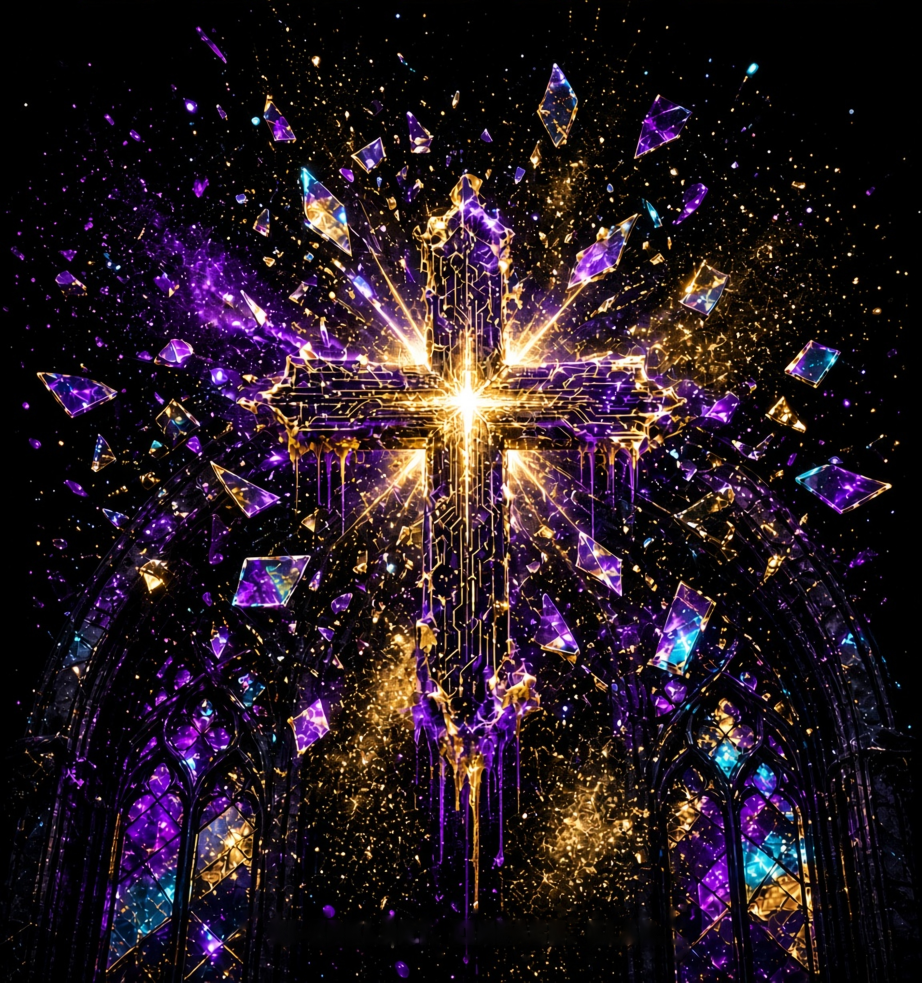
#> input picture werkzeuge/ebook/cover_vorlage/kunst-4x.jpg, 4608 x 4912 px (shown at 1/5 size)
$ python cover_bild.py
#> lines starting #> are read from the running program, lines starting #| are printed output that depends on the picture
"""Bereitet das Titelbild für alle Cover vor (E-Book und Druck).

Grundlage ist die Vorlage cover_vorlage/vorlage.jpg (1152 x 1728 Pixel).
1. Der Titel oben wird abgeschnitten (er wird auf dem Cover scharf neu gesetzt),
   der Slogan unten wird entfernt (er wird ebenfalls neu gesetzt).
2. Das Bild wird mit EDSR (KI-Hochskalierung, OpenCV) 4-fach vergrößert, damit es für den Druck mit 300 dpi reicht.
   Das Ergebnis wird als cover_vorlage/kunst-4x.jpg gespeichert und nur einmal berechnet.
3. Für jede Ausgabe wird die Farbe verändert: Violett und Blau werden in die Farbe des Bandes gedreht,
   Gold, Weiß und Schwarz bleiben. Ergebnis: cover_vorlage/.farbig/kunst-<ausgabe>.jpg

Aufruf:  python3 werkzeuge/ebook/cover_bild.py
Braucht: pip install opencv-contrib-python-headless numpy pillow
"""
import os, sys, urllib.request
import numpy as np
from PIL import Image

HIER = os.path.dirname(os.path.abspath(__file__))
ORDNER = os.path.join(HIER, "cover_vorlage")
VORLAGE = os.path.join(ORDNER, "vorlage.jpg")
BASIS = os.path.join(ORDNER, "kunst-4x.jpg")
FARBIG = os.path.join(ORDNER, ".farbig")
MODELL_URL = "https://raw.githubusercontent.com/Saafke/EDSR_Tensorflow/master/models/EDSR_x4.pb"

OBEN = 500  # erste Zeile unter dem Titel „DIE BIBEL“ in der Vorlage

# Zielfarbton (Grad) je Ausgabe. None = Originalfarben (Violett).
FARBTON = {
    "gesamt": 40,
    "band-1": None,
    "band-2": 150,
    "band-3": 218,
    "band-4": 352,
}


def basis_bauen():
    import cv2
    modell = os.path.join(ORDNER, ".EDSR_x4.pb")
    if not os.path.exists(modell):
        urllib.request.urlretrieve(MODELL_URL, modell)
    bild = cv2.imread(VORLAGE)
    # Slogan unten entfernen (helle Schrift auf dunklem Grund) und die Stelle auffüllen
    maske = np.zeros(bild.shape[:2], np.uint8)
    feld = bild[1635:1700, 300:860]
    maske[1635:1700, 300:860] = (feld.min(axis=2) > 120).astype(np.uint8) * 255
    maske = cv2.dilate(maske, np.ones((7, 7), np.uint8))
    bild = cv2.inpaint(bild, maske, 9, cv2.INPAINT_TELEA)
    bild = bild[OBEN:]
    sr = cv2.dnn_superres.DnnSuperResImpl_create()
    sr.readModel(modell)
    sr.setModel("edsr", 4)
    # in Kacheln mit Überlappung rechnen (spart Speicher)
    K, U = 160, 16
    h, w = bild.shape[:2]
    aus = np.zeros((h * 4, w * 4, 3), np.uint8)
    for y in range(0, h, K):
        for x in range(0, w, K):
            y0, x0 = max(0, y - U), max(0, x - U)
            y1, x1 = min(h, y + K + U), min(w, x + K + U)
            gross = sr.upsample(bild[y0:y1, x0:x1])
            ya, xa = (y - y0) * 4, (x - x0) * 4
            hh, ww = (min(h, y + K) - y) * 4, (min(w, x + K) - x) * 4
            aus[y * 4:y * 4 + hh, x * 4:x * 4 + ww] = gross[ya:ya + hh, xa:xa + ww]
        print(f"  {min(h, y + K)}/{h} Zeilen", flush=True)
    cv2.imwrite(BASIS, aus, [cv2.IMWRITE_JPEG_QUALITY, 93])


def faerben(ziel):
    """Dreht Violett/Blau/Türkis (Farbton 170–335°) zum Zielfarbton. Gold, Weiß und Schwarz bleiben."""
#> called with ziel = 40
    hsv = np.asarray(Image.open(BASIS).convert("HSV")).astype(np.float32)
    h = hsv[..., 0] * 360 / 255
    # Gewicht: 1 im Bereich 185–320°, weicher Übergang bis 160° und 340°
    gw = np.clip((h - 160) / 25, 0, 1) * np.clip((340 - h) / 20, 0, 1)
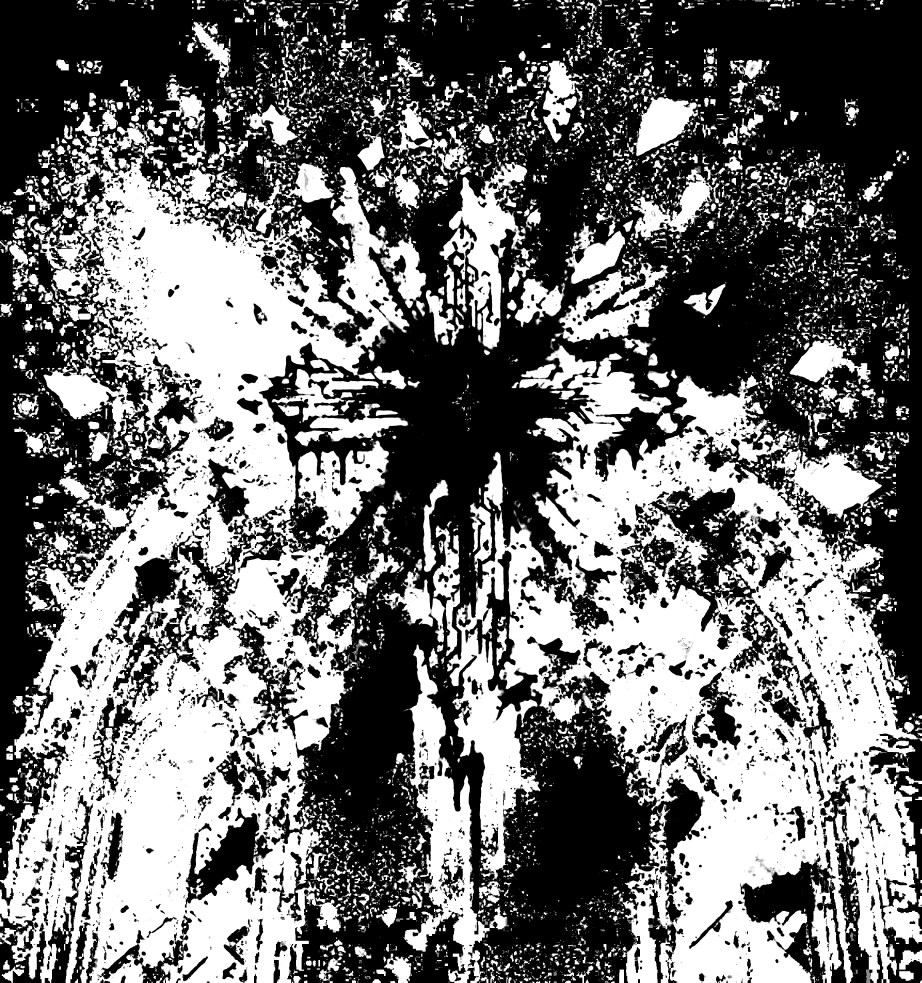
#> gw: shape (4912, 4608) float32 (shown at 1/5 size); min 0, max 1, mean 0.439
    quelle = 275.0  # Violett der Vorlage
    neu = (h + gw * (ziel - quelle)) % 360
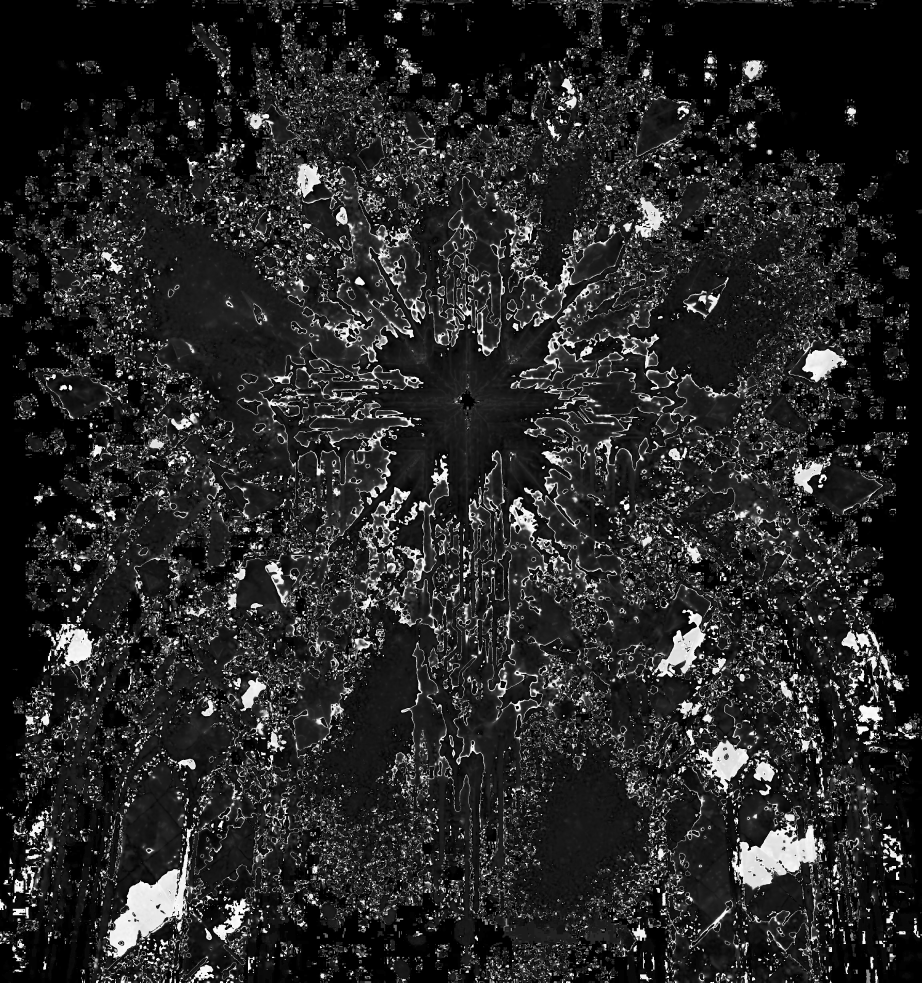
#> neu: shape (4912, 4608) float32 (shown at 1/5 size); min 0, max 359.4, mean 55.6; drawn with min black and max white
    hsv[..., 0] = neu * 255 / 360
    if ziel in (40,):  # Gold: etwas weniger Sättigung, damit es edel und nicht orange wirkt
        hsv[..., 1] *= 1 - 0.25 * gw
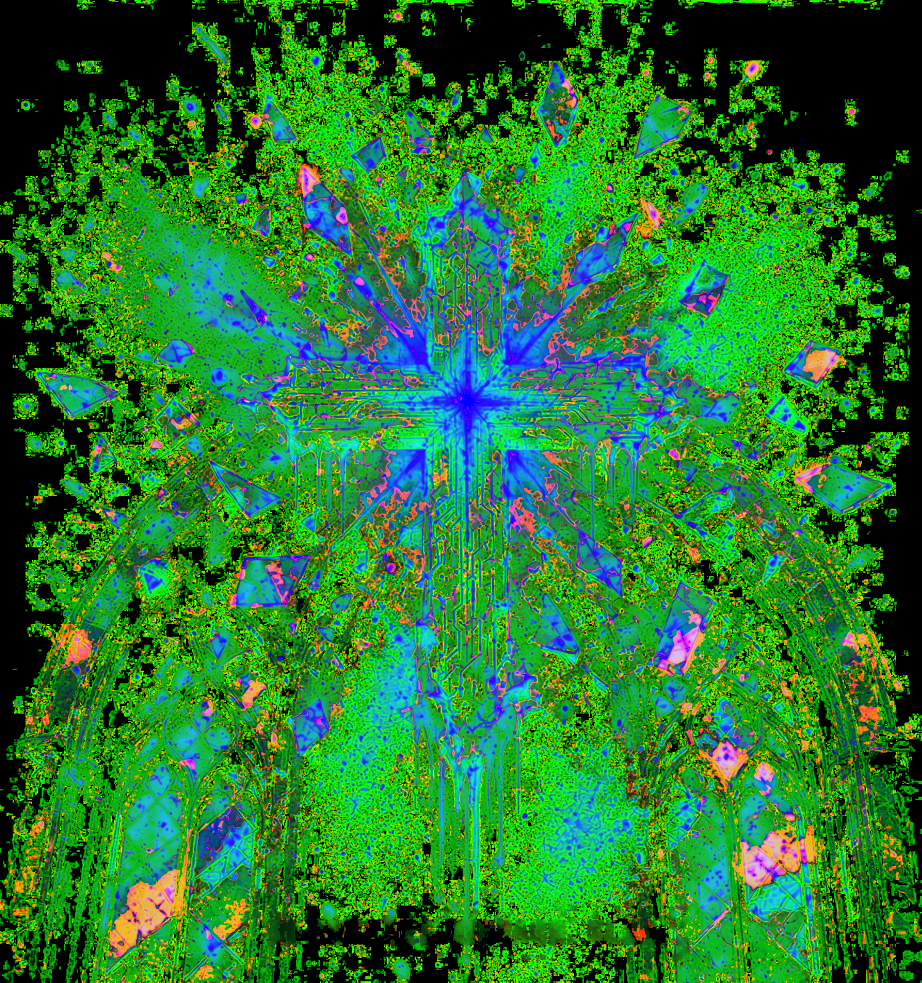
#> hsv: shape (4912, 4608, 3) float32 (shown at 1/5 size); mean R, G, B 37.1, 117.4, 43.8
    return Image.fromarray(hsv.astype(np.uint8), "HSV").convert("RGB")
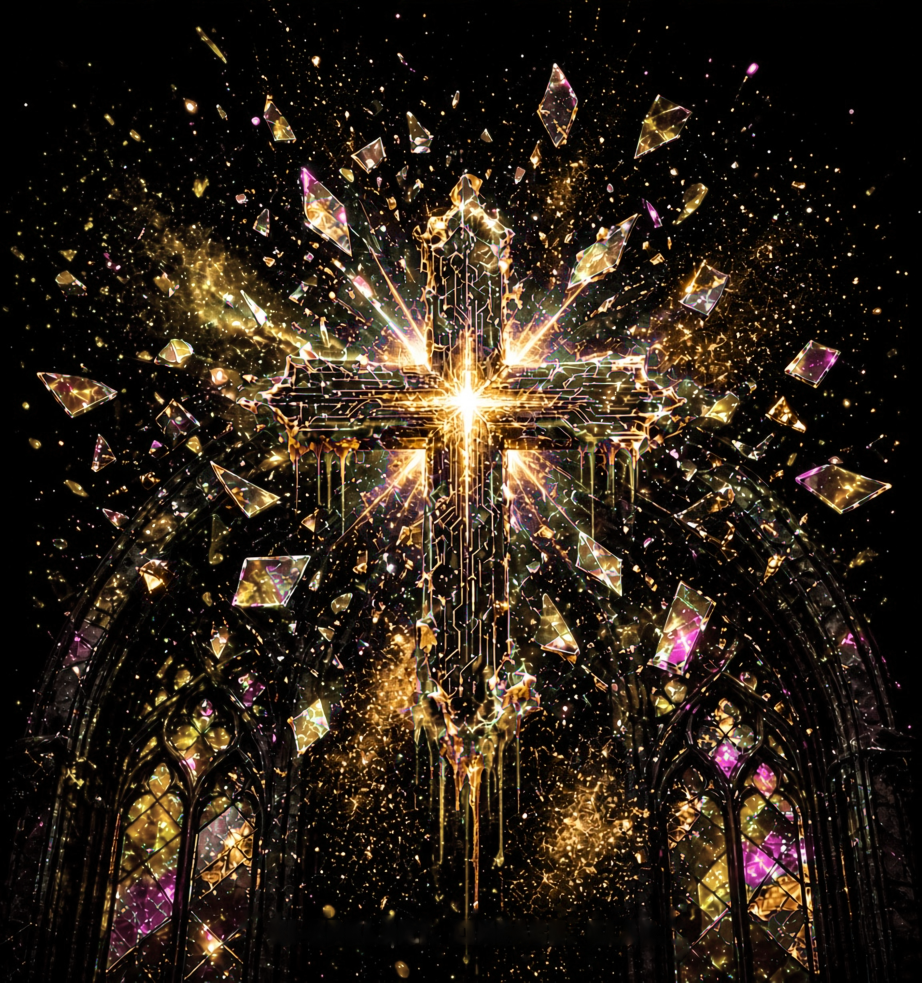
#> returned value: PIL image 4608x4912 RGB (shown at 1/5 size); mean R, G, B 45.2, 34.7, 24.3


def main():
    if not os.path.exists(BASIS):
        print("Vergrößere die Vorlage (einmalig, dauert einige Minuten) …")
        basis_bauen()
    os.makedirs(FARBIG, exist_ok=True)
    for name, ton in FARBTON.items():
        ziel = os.path.join(FARBIG, f"kunst-{name}.jpg")
        if os.path.exists(ziel) and os.path.getmtime(ziel) > max(os.path.getmtime(BASIS), os.path.getmtime(__file__)):
            continue
        bild = Image.open(BASIS).convert("RGB") if ton is None else faerben(ton)
        bild.save(ziel, quality=93)
        print(os.path.relpath(ziel, HIER))


if __name__ == "__main__":
    main()
